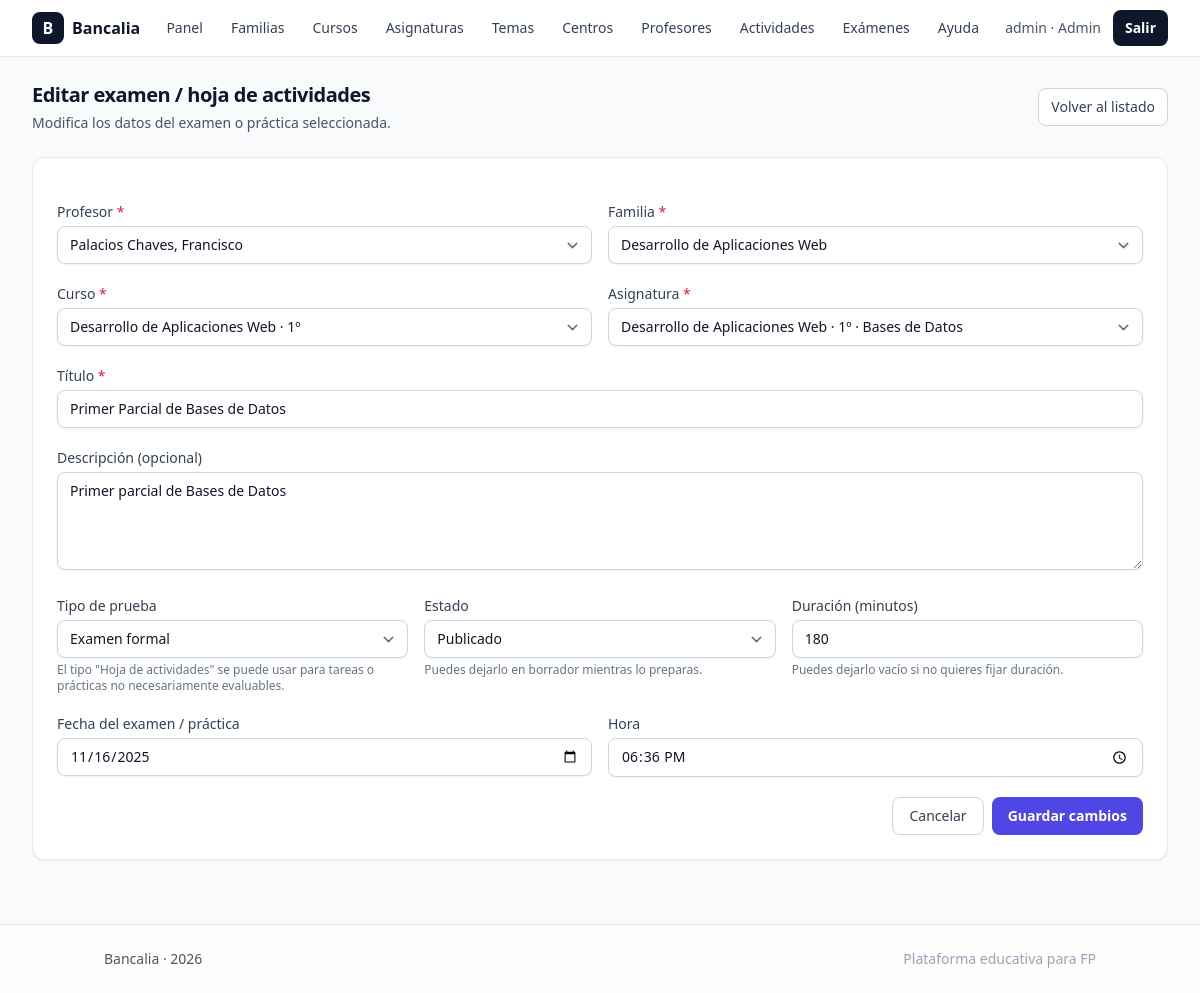
Page /admin/examenes/edit.php?id=1 (signed in) on the committed database.
### tables this page shows
CREATE TABLE `examenes` (
  `id` int(11) NOT NULL,
  `profesor_id` int(11) NOT NULL,
  `familia_id` int(11) NOT NULL,
  `curso_id` int(11) NOT NULL,
  `asignatura_id` int(11) NOT NULL,
  `titulo` varchar(255) NOT NULL,
  `descripcion` text DEFAULT NULL,
  `estado` enum('borrador','publicado') NOT NULL DEFAULT 'borrador',
  `tipo` enum('examen','practica') NOT NULL DEFAULT 'examen',
  `fecha` date DEFAULT NULL,
  `hora` time DEFAULT NULL,
  `duracion_minutos` int(11) DEFAULT NULL,
  `created_at` datetime NOT NULL DEFAULT current_timestamp(),
  `updated_at` datetime NOT NULL DEFAULT current_timestamp() ON UPDATE current_timestamp()
);

CREATE TABLE `profesores` (
  `id` int(11) NOT NULL,
  `centro_id` int(11) DEFAULT NULL,
  `nombre` varchar(120) NOT NULL,
  `apellidos` varchar(160) NOT NULL,
  `email` varchar(160) NOT NULL,
  `telefono` varchar(30) DEFAULT NULL,
  `notas` text DEFAULT NULL,
  `is_active` tinyint(1) NOT NULL DEFAULT 1,
  `created_at` datetime NOT NULL DEFAULT current_timestamp(),
  `updated_at` datetime NOT NULL DEFAULT current_timestamp() ON UPDATE current_timestamp()
);

CREATE TABLE `familias_profesionales` (
  `id` int(11) NOT NULL,
  `nombre` varchar(150) NOT NULL,
  `slug` varchar(160) NOT NULL,
  `descripcion` text DEFAULT NULL,
  `is_active` tinyint(1) NOT NULL DEFAULT 1,
  `created_at` datetime NOT NULL DEFAULT current_timestamp(),
  `updated_at` datetime NOT NULL DEFAULT current_timestamp() ON UPDATE current_timestamp()
);

CREATE TABLE `cursos` (
  `id` int(11) NOT NULL,
  `familia_id` int(11) NOT NULL,
  `nombre` varchar(80) NOT NULL,
  `slug` varchar(120) NOT NULL,
  `descripcion` text DEFAULT NULL,
  `orden` int(11) NOT NULL DEFAULT 1,
  `is_active` tinyint(1) NOT NULL DEFAULT 1,
  `created_at` datetime NOT NULL DEFAULT current_timestamp(),
  `updated_at` datetime NOT NULL DEFAULT current_timestamp() ON UPDATE current_timestamp()
);

CREATE TABLE `asignaturas` (
  `id` int(11) NOT NULL,
  `familia_id` int(11) NOT NULL,
  `curso_id` int(11) NOT NULL,
  `nombre` varchar(150) NOT NULL,
  `slug` varchar(160) NOT NULL,
  `codigo` varchar(50) DEFAULT NULL,
  `horas` int(11) DEFAULT NULL,
  `descripcion` text DEFAULT NULL,
  `orden` int(11) NOT NULL DEFAULT 1,
  `is_active` tinyint(1) NOT NULL DEFAULT 1,
  `created_at` datetime NOT NULL DEFAULT current_timestamp(),
  `updated_at` datetime NOT NULL DEFAULT current_timestamp() ON UPDATE current_timestamp()
);

### config.php (called while the page is built, shortened)
<?php
function pdo(): PDO
{
  static $pdo;
  if ($pdo instanceof PDO)
    return $pdo;
  $host = $_ENV['DB_HOST'] ?? '127.0.0.1';
  $port = $_ENV['DB_PORT'] ?? '3306';
  $db = $_ENV['DB_NAME'] ?? 'bancalia';
  $user = $_ENV['DB_USER'] ?? 'root';
  $pass = $_ENV['DB_PASS'] ?? '';
  $dsn = "mysql:host=$host;port=$port;dbname=$db;charset=utf8mb4";
  $pdo = new PDO($dsn, $user, $pass, [
    PDO::ATTR_ERRMODE => PDO::ERRMODE_EXCEPTION,
    PDO::ATTR_DEFAULT_FETCH_MODE => PDO::FETCH_ASSOC,
    PDO::ATTR_EMULATE_PREPARES => false,
  ]);
  return $pdo;
}

### public/admin/examenes/edit.php (the view, shortened to what this page needs)
<?php
require_once __DIR__ . '/../../../config.php';
$id = (int)($_GET['id'] ?? $_POST['id'] ?? 0);
$profes = pdo()->query('
  SELECT id, nombre, apellidos
  FROM profesores
  WHERE is_active = 1
  ORDER BY apellidos ASC, nombre ASC
')->fetchAll();
$fams = pdo()->query('
  SELECT id, nombre
  FROM familias_profesionales
  WHERE is_active = 1
  ORDER BY nombre ASC
')->fetchAll();
$cursos = pdo()->query('
  SELECT c.id, c.nombre, f.nombre AS familia
  FROM cursos c
  JOIN familias_profesionales f ON f.id = c.familia_id
  WHERE c.is_active = 1
  ORDER BY f.nombre ASC, c.orden ASC, c.nombre ASC
')->fetchAll();
$asigs = pdo()->query('
  SELECT a.id, a.nombre, c.nombre AS curso, f.nombre AS familia
  FROM asignaturas a
  JOIN cursos c ON c.id = a.curso_id
  JOIN familias_profesionales f ON f.id = a.familia_id
  WHERE a.is_active = 1
  ORDER BY f.nombre ASC, c.nombre ASC, a.nombre ASC
')->fetchAll();
$stEx = pdo()->prepare('SELECT * FROM examenes WHERE id = :id LIMIT 1');
$stEx->execute([':id' => $id]);
$examen = $stEx->fetch(PDO::FETCH_ASSOC);
require_once __DIR__ . '/../../../partials/header.php';
?>
<div class="mb-6 flex items-center justify-between">
  <div>
    <h1 class="text-xl font-semibold tracking-tight">Editar examen / hoja de actividades</h1>
    <p class="mt-1 text-sm text-slate-600">
      Modifica los datos del examen o práctica seleccionada.
    </p>
  </div>
  <a href="<?= PUBLIC_URL ?>/admin/examenes/index.php"
     class="inline-flex items-center rounded-lg border border-slate-300 bg-white px-3 py-2 text-sm font-medium text-slate-700 hover:bg-slate-100">
    Volver al listado
  </a>
</div>
<div class="rounded-xl border border-slate-200 bg-white p-6 shadow-sm">
  <form method="post" action="" class="space-y-5">
    <div class="grid gap-4 sm:grid-cols-2">
      <div>
        <label for="profesor_id" class="mb-1 block text-sm font-medium text-slate-700">
          Profesor <span class="text-rose-600">*</span>
        </label>
        <select id="profesor_id" name="profesor_id" required
                class="w-full rounded-lg border border-slate-300 bg-white px-3 py-2 text-sm shadow-sm focus:outline-none focus:ring-2 focus:ring-slate-400 focus:border-slate-400">
          <?php foreach ($profes as $p): ?>
            <option value="<?= (int)$p['id'] ?>" <?= (int)$examen['profesor_id'] === (int)$p['id'] ? 'selected' : '' ?>>
              <?= htmlspecialchars($p['apellidos'] . ', ' . $p['nombre']) ?>
            </option>
          <?php endforeach; ?>
        </select>
      </div>
      <div>
        <label for="familia_id" class="mb-1 block text-sm font-medium text-slate-700">
          Familia <span class="text-rose-600">*</span>
        </label>
        <select id="familia_id" name="familia_id" required
                class="w-full rounded-lg border border-slate-300 bg-white px-3 py-2 text-sm shadow-sm focus:outline-none focus:ring-2 focus:ring-slate-400 focus:border-slate-400">
          <?php foreach ($fams as $f): ?>
            <option value="<?= (int)$f['id'] ?>" <?= (int)$examen['familia_id'] === (int)$f['id'] ? 'selected' : '' ?>>
              <?= htmlspecialchars($f['nombre']) ?>
            </option>
          <?php endforeach; ?>
        </select>
      </div>
    </div>
    <div class="grid gap-4 sm:grid-cols-2">
      <div>
        <label for="curso_id" class="mb-1 block text-sm font-medium text-slate-700">
          Curso <span class="text-rose-600">*</span>
        </label>
        <select id="curso_id" name="curso_id" required
                class="w-full rounded-lg border border-slate-300 bg-white px-3 py-2 text-sm shadow-sm focus:outline-none focus:ring-2 focus:ring-slate-400 focus:border-slate-400">
          <?php foreach ($cursos as $c): ?>
            <option value="<?= (int)$c['id'] ?>" <?= (int)$examen['curso_id'] === (int)$c['id'] ? 'selected' : '' ?>>
              <?= htmlspecialchars($c['familia'] . ' · ' . $c['nombre']) ?>
            </option>
          <?php endforeach; ?>
        </select>
      </div>
      <div>
        <label for="asignatura_id" class="mb-1 block text-sm font-medium text-slate-700">
          Asignatura <span class="text-rose-600">*</span>
        </label>
        <select id="asignatura_id" name="asignatura_id" required
                class="w-full rounded-lg border border-slate-300 bg-white px-3 py-2 text-sm shadow-sm focus:outline-none focus:ring-2 focus:ring-slate-400 focus:border-slate-400">
          <?php foreach ($asigs as $a): ?>
            <option value="<?= (int)$a['id'] ?>" <?= (int)$examen['asignatura_id'] === (int)$a['id'] ? 'selected' : '' ?>>
              <?= htmlspecialchars($a['familia'] . ' · ' . $a['curso'] . ' · ' . $a['nombre']) ?>
            </option>
          <?php endforeach; ?>
        </select>
      </div>
    </div>
    <div>
      <label for="titulo" class="mb-1 block text-sm font-medium text-slate-700">
        Título <span class="text-rose-600">*</span>
      </label>
      <input id="titulo" name="titulo" type="text" required
             value="<?= htmlspecialchars($examen['titulo']) ?>"
             class="w-full rounded-lg border border-slate-300 bg-white px-3 py-2 text-sm shadow-sm placeholder-slate-400 focus:outline-none focus:ring-2 focus:ring-slate-400 focus:border-slate-400">
    </div>
    <div>
      <label for="descripcion" class="mb-1 block text-sm font-medium text-slate-700">
        Descripción (opcional)
      </label>
      <textarea id="descripcion" name="descripcion" rows="4"
                class="w-full rounded-lg border border-slate-300 bg-white px-3 py-2 text-sm shadow-sm placeholder-slate-400 focus:outline-none focus:ring-2 focus:ring-slate-400 focus:border-slate-400"
                placeholder="Añade detalles sobre el examen o la práctica (contenidos, indicaciones para el alumnado, etc.)…"><?= htmlspecialchars((string)$examen['descripcion']) ?></textarea>
    </div>
    <div class="grid gap-4 sm:grid-cols-3">
      <div>
        <label for="tipo" class="mb-1 block text-sm font-medium text-slate-700">
          Tipo de prueba
        </label>
        <select id="tipo" name="tipo"
                class="w-full rounded-lg border border-slate-300 bg-white px-3 py-2 text-sm shadow-sm focus:outline-none focus:ring-2 focus:ring-slate-400 focus:border-slate-400">
          <?php
            $tipoActual = $examen['tipo'] ?? 'examen';
          ?>
          <option value="examen"   <?= $tipoActual === 'examen'   ? 'selected' : '' ?>>Examen formal</option>
        </select>
        <p class="mt-1 text-xs text-slate-500">
          El tipo "Hoja de actividades" se puede usar para tareas o prácticas no necesariamente evaluables.
        </p>
      </div>
      <div>
        <label for="estado" class="mb-1 block text-sm font-medium text-slate-700">
          Estado
        </label>
        <select id="estado" name="estado"
                class="w-full rounded-lg border border-slate-300 bg-white px-3 py-2 text-sm shadow-sm focus:outline-none focus:ring-2 focus:ring-slate-400 focus:border-slate-400">
          <option value="publicado" <?= $examen['estado'] === 'publicado' ? 'selected' : '' ?>>Publicado</option>
        </select>
        <p class="mt-1 text-xs text-slate-500">
          Puedes dejarlo en borrador mientras lo preparas.
        </p>
      </div>
      <div>
        <label for="duracion_minutos" class="mb-1 block text-sm font-medium text-slate-700">
          Duración (minutos)
        </label>
        <input id="duracion_minutos" name="duracion_minutos" type="number" min="1" step="1"
               value="<?= htmlspecialchars((string)$examen['duracion_minutos']) ?>"
               class="w-full rounded-lg border border-slate-300 bg-white px-3 py-2 text-sm shadow-sm focus:outline-none focus:ring-2 focus:ring-slate-400 focus:border-slate-400"
               placeholder="Ej. 60">
        <p class="mt-1 text-xs text-slate-500">
          Puedes dejarlo vacío si no quieres fijar duración.
        </p>
      </div>
    </div>
    <div class="grid gap-4 sm:grid-cols-2">
      <div>
        <label for="fecha" class="mb-1 block text-sm font-medium text-slate-700">
          Fecha del examen / práctica
        </label>
        <input id="fecha" name="fecha" type="date"
               value="<?= htmlspecialchars((string)$examen['fecha']) ?>"
               class="w-full rounded-lg border border-slate-300 bg-white px-3 py-2 text-sm shadow-sm focus:outline-none focus:ring-2 focus:ring-slate-400 focus:border-slate-400">
      </div>
      <div>
        <label for="hora" class="mb-1 block text-sm font-medium text-slate-700">
          Hora
        </label>
        <input id="hora" name="hora" type="time"
               value="<?= $examen['hora'] ? htmlspecialchars(substr($examen['hora'], 0, 5)) : '' ?>"
               class="w-full rounded-lg border border-slate-300 bg-white px-3 py-2 text-sm shadow-sm focus:outline-none focus:ring-2 focus:ring-slate-400 focus:border-slate-400">
      </div>
    </div>
    <div class="flex flex-col-reverse gap-2 sm:flex-row sm:justify-end">
      <a href="<?= PUBLIC_URL ?>/admin/examenes/index.php"
         class="inline-flex items-center justify-center rounded-lg border border-slate-300 bg-white px-4 py-2 text-sm font-medium text-slate-700 hover:bg-slate-100">
        Cancelar
      </a>
      <button type="submit"
              class="inline-flex items-center justify-center rounded-lg bg-indigo-600 px-4 py-2 text-sm font-semibold text-white hover:bg-indigo-500 active:scale-[0.99] transition">
        Guardar cambios
      </button>
    </div>
  </form>
</div>
<?php require_once __DIR__ . '/../../../partials/footer.php'; ?>

### rows in the picture
examenes: profesor_id "Palacios Chaves, Francisco", familia_id "Desarrollo de Aplicaciones Web", curso_id "Desarrollo de Aplicaciones Web · 1º", asignatura_id "Desarrollo de Aplicaciones Web · 1º · Bases de Datos", titulo "Primer Parcial de Bases de Datos", descripcion "Primer parcial de Bases de Datos", tipo "Examen formal", estado "Publicado", duracion_minutos "180", fecha "11/16/2025", hora "18:36"

### other values in the picture
$u['role'] "admin"
$u['nombre'] "Admin"
